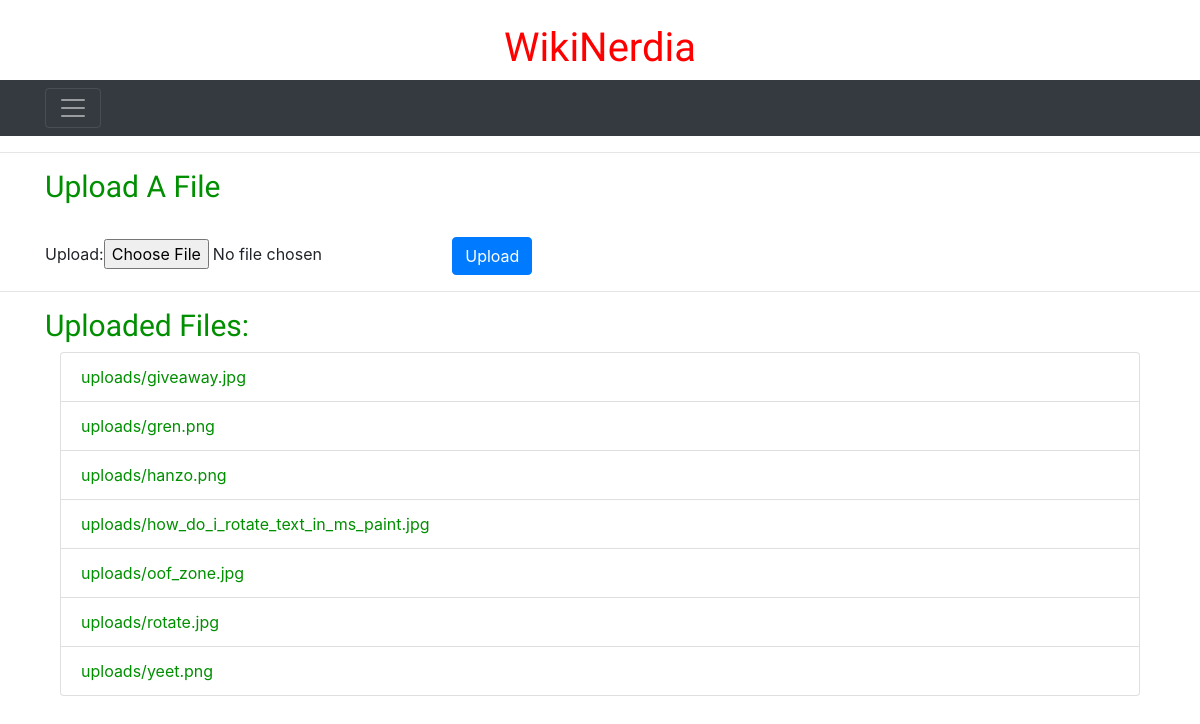
/wiki/upload/ (signed in), run on the app's committed database.
### wiki/models.py (models this page shows, shortened)
class UserFileUpload(models.Model):
    upload = models.FileField(upload_to='uploads/')

### wiki/views.py (the view)
# urls.py: path('upload/', views.upload_file, name='upload_page' ),
@login_required(login_url='wiki:login')
def upload_file(request):
    context = {}
    if request.method == 'POST':
        form = UploadFileForm(request.POST, request.FILES)
        if form.is_valid():
            form.save()
    else:
        form = UploadFileForm()
    context['form'] = form
    context['files'] = UserFileUpload.objects.all().order_by('upload')
    return render(request, 'wiki/upload.html', context)

### wiki/forms.py
class UploadFileForm(ModelForm):
    class Meta:
        model = UserFileUpload
        fields = ['upload' ]

### wiki/templates/wiki/upload.html (shortened to what this page needs)
{% extends 'wiki/base.html' %}
{% load static %}
{% block content %}
{% block contentTitle %}
<section>
    <nav class="navbar navbar-dark bg-dark">
        <div class="container">
            <button class="navbar-toggler" type="button" data-toggle="collapse"
                data-target="#navbarToggleExternalContent" aria-controls="navbarToggleExternalContent"
                aria-expanded="false" aria-label="Toggle navigation">
                <span class="navbar-toggler-icon"></span>
            </button>
        </div>
    </nav>
</section>
<hr />
<section>
    <div class="container">
        <h2 style="font-size: 30px;">Upload A File</h2><br>
        <form method='POST' enctype='multipart/form-data' action="{% url 'wiki:upload_page' %}">
            {{form}}
            <input class="btn btn-primary" type='submit' value="Upload">
        </form>
    </div>
</section>
<hr />
<section>
    <div class="container">
        <h2 style="font-size: 30px;">Uploaded Files:</h2>
        <div class="container">
            {% if files %}
            <ul class="list-group" id="listorder">
                {% for file in files %}
                <li class="list-group-item" id="listorder"><a href="{{file.upload.url}}">{{file.upload.name}}</a></li>
                {% endfor %}
            </ul>
            {% else %}
            <stong><p>No Files Uploaded</p></stong>
            {% endif %}
        </div>
    </div>
</section>
{% endblock %}
{% endblock %}

### wiki/templates/wiki/base.html (shortened to what this page needs)
{% load static %}
<!DOCTYPE html>
<html>
<head>
    <header>
        <link rel="stylesheet" href="https://stackpath.bootstrapcdn.com/bootstrap/4.3.1/css/bootstrap.min.css"
>
        <link rel="stylesheet" type="text/css" href="{% static 'wiki/style.css' %}">
        <link href="https://fonts.googleapis.com/css?family=Days+One" rel="stylesheet"><br>
        <h1 style="text-align: center; color: red;">WikiNerdia</h1>
    </header>
</head>
    {% block content %}No content provided{% endblock %}
<body>
</body>
</html>

### wiki/static/wiki/style.css (style rules this page uses)
li a { color: rgb(0, 143, 0); }
body { background: rgb(255, 255, 255); }
h1 { font-family: 'Days One', sans-serif; }
h2 { font-family: 'Days One', sans-serif; font-size: 15px; color: rgb(0, 143, 0); }

### data on the page
UserFileUpload: upload.name "uploads/giveaway.jpg"
UserFileUpload: upload.name "uploads/gren.png"
UserFileUpload: upload.name "uploads/hanzo.png"
UserFileUpload: upload.name "uploads/how_do_i_rotate_text_in_ms_paint.jpg"
UserFileUpload: upload.name "uploads/oof_zone.jpg"
UserFileUpload: upload.name "uploads/rotate.jpg"
UserFileUpload: upload.name "uploads/yeet.png"
